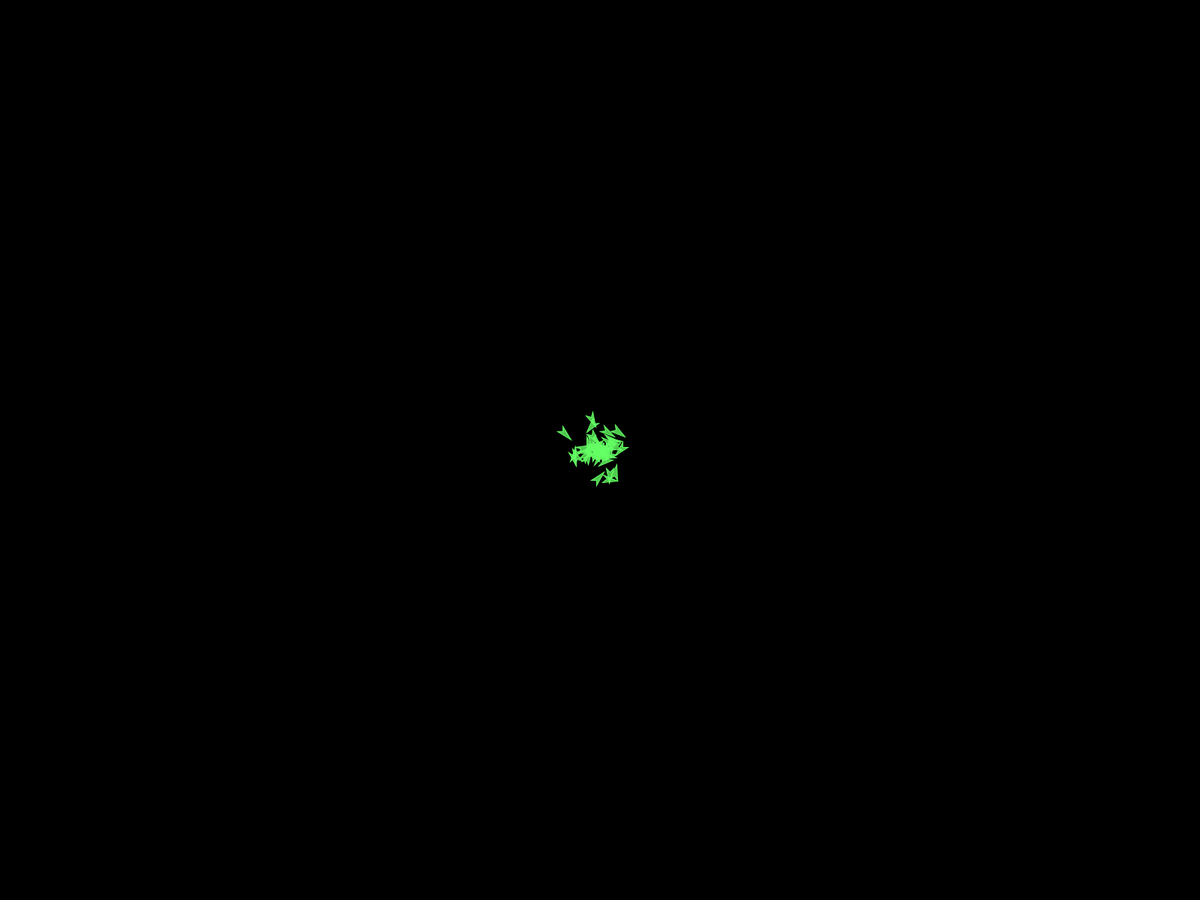
Frame 1 (no input)
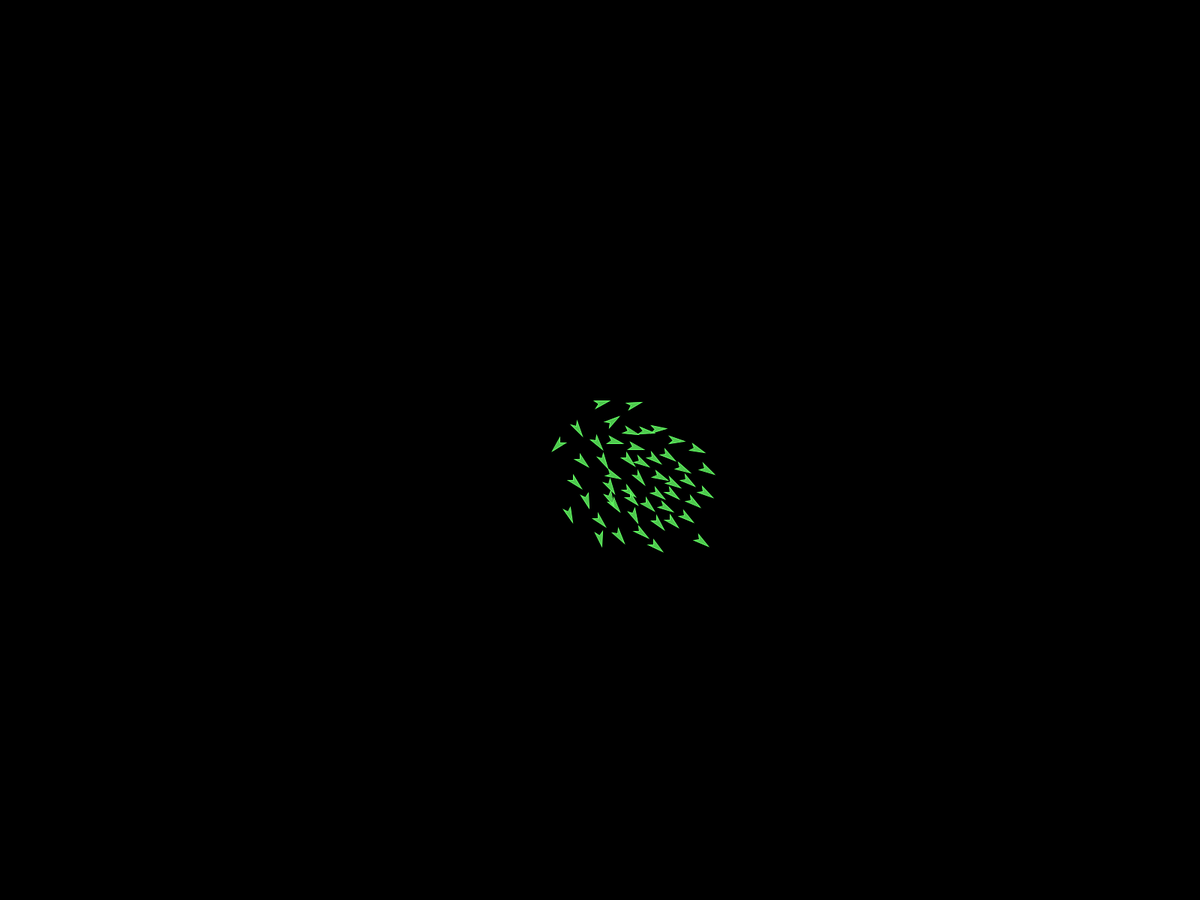
Frame 60 (the mouse pressed at the canvas centre just before this capture)
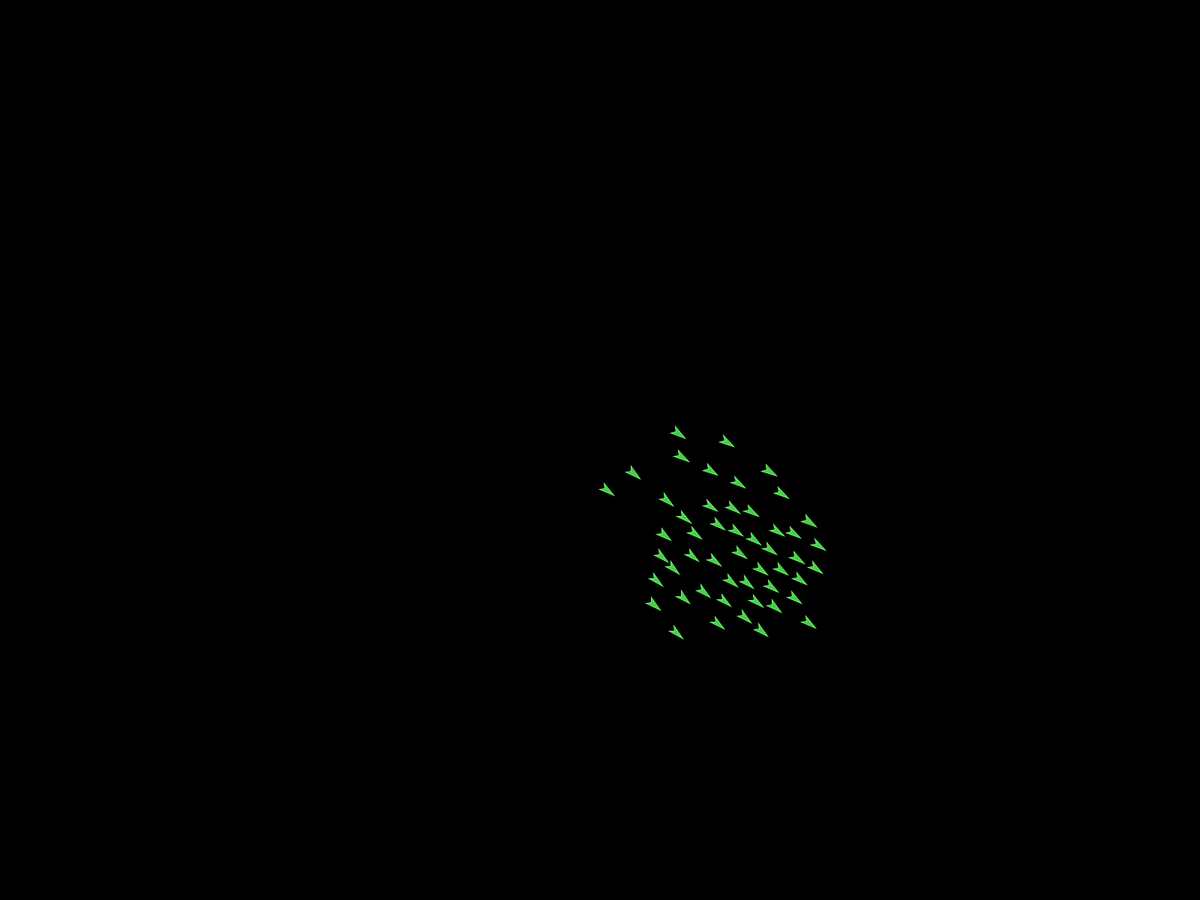
Frame 120 (the mouse held since frame 60 and released just before this capture)

The Processing sketch that drew these frames (run headless with seeded random() and noise(); from frame 60 on, the mouse is pressed at the canvas centre):

// Processing sketch: sketch_5_2
// ── sketch_5_2.pde
Flock flock;

void setup() {
  fullScreen();
  flock = new Flock();
  for (int i = 0; i < 50; i++) {
    Vehicle vehicle = new Vehicle(width/2+random(-i, i), height/2+random(-i, i), 5);
    flock.addVehicle(vehicle);
  }
}

void draw() {
  background(0);
  flock.move();
}

// ── Flock.pde
class Flock {
  ArrayList<Vehicle> vehicles;

  Flock() {
    vehicles = new ArrayList<Vehicle>();
  }

  void move() {
    for (Vehicle vehicle : vehicles) {
      vehicle.move();
      seperate(vehicle, vehicles);
      align(vehicle, vehicles);
      cohere(vehicle, vehicles);
    }
  }

  void seperate(Vehicle vehicle, ArrayList<Vehicle> others) {
    float desiredSeperation = 25;
    PVector steer = new PVector(0, 0);
    int count = 0;

    for (Vehicle other : others) {
      float d = PVector.dist(vehicle.pos, other.pos);
      if ((d > 0) && (d < desiredSeperation)) {
        PVector diff = PVector.sub(vehicle.pos, other.pos);
        diff.normalize();
        diff.div(d);
        steer.add(diff);
        count++;
      }
    }

    if (count > 0) {
      steer.div((float)count);
      steer.normalize();
      steer.mult(vehicle.maxSpeed);
      steer.sub(vehicle.vel);
      steer.limit(vehicle.maxForce);
    }

    vehicle.applyForce(steer);
  }

  void align(Vehicle vehicle, ArrayList<Vehicle> others) {
    float neighborDist = 50;
    PVector sum = new PVector(0, 0);
    int count = 0;
    for (Vehicle other : others) {
      float d = PVector.dist(vehicle.pos, other.pos);
      if ((d > 0) && (d < neighborDist)) {
        sum.add(other.pos);
        count++;
      }
    }
    if (count > 0) {
      sum.div((float)count);
      PVector steer = vehicle.limitForce(sum);
      vehicle.applyForce(steer);
    }
  }

  void cohere(Vehicle vehicle, ArrayList<Vehicle> others) {
    float neighborDist = 50;
    PVector sum = new PVector(0, 0);
    int count = 0;
    for (Vehicle other : others) {
      float d = PVector.dist(vehicle.pos, other.pos);
      if ((d > 0) && (d < neighborDist)) {
        sum.add(other.pos);
      }
    }
    if(count > 0) {
      sum.div(count);
      vehicle.applyForce(vehicle.seek(sum));
    }
  }

  void addVehicle(Vehicle vehicle) {
    vehicles.add(vehicle);
  }
}

// ── Vehicle.pde
class Vehicle {
  PVector pos, vel, acc;
  float size, maxForce, maxSpeed;
  color vehicleColor;

  Vehicle(float _x, float _y, float _size) {
    acc = new PVector(0, 0);
    vel = new PVector(random(-1, 1), random(-1, 1));
    pos = new PVector(_x, _y);
    size = _size;
    maxSpeed = 3.0;
    maxForce = 0.05;
    vehicleColor = color(100, 255, 100);
  }

  void display() {
    float theta = vel.heading() + radians(90);
    fill(vehicleColor, 200);
    stroke(vehicleColor, 255);
    pushMatrix();
      translate(pos.x, pos.y);
      rotate(theta);
      beginShape();
        vertex(0, -size*2);
        vertex(-size, size*2);
        vertex(0, size);
        vertex(size, size*2);
      endShape(CLOSE);
    popMatrix();
  }

  void update() {
    vel.add(acc);
    vel.limit(maxSpeed);
    pos.add(vel);
    acc.mult(0);
  }

  void applyForce(PVector _force) {
    acc.add(_force);
  }
  
  PVector seek(PVector target) {
    PVector desired = PVector.sub(target, pos);
    desired.normalize();
    desired.mult(maxSpeed);
    PVector steer = PVector.sub(desired, vel);
    steer.limit(maxForce);
    return steer;
  }

  PVector limitForce(PVector force) {
    force.normalize();
    force.mult(maxSpeed);
    force.sub(vel);
    force.limit(maxForce);
    return force;
  }

  void move() {
    display();
    update();
    evadeEdge();
  }
  
  void evadeEdge() {
    if(pos.x < width/10) {
      PVector desired = new PVector(maxSpeed, vel.y);
      PVector steer = PVector.sub(desired, vel);
      steer.limit(maxForce);
      applyForce(steer);
    }
    
    if(pos.x > width-width/10) {
      PVector desired = new PVector(-maxSpeed, vel.y);
      PVector steer = PVector.sub(desired, vel);
      steer.limit(maxForce);
      applyForce(steer);
    }
    
    if(pos.y < height/8) {
      PVector desired = new PVector(vel.x, maxSpeed);
      PVector steer = PVector.sub(desired, vel);
      steer.limit(maxForce);
      applyForce(steer);
    }
    
    if(pos.y > height-height/8) {
      PVector desired = new PVector(vel.x, -maxSpeed);
      PVector steer = PVector.sub(desired, vel);
      steer.limit(maxForce);
      applyForce(steer);
    }
  }
}
